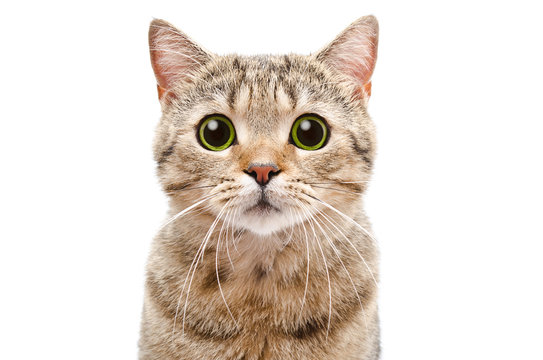
#> input picture Cat.jpg, 543 x 360 px
$ jupyter execute 6_Dimensionality_Reduction.ipynb
#> lines starting #> are read from the running program, lines starting #| are printed output that depends on the picture
# **DIMENSIONALITY REDUCTION**
## By: Ayush Adarsh
### Notebook no. : 6

## 1. Principal Component Analysis
* Unsupervised ML Method

[Link to YT Lectures](https://youtu.be/1V_M4JxygGk?si=YMoQnRX5BhiBXZYj)

**Note:** Watch all videos from Lecture: "*Representation Learning: Part 1*" to Lecture: "*Kernel PCA*".(total 9 lectures)

- **What is PCA?**
  PCA is a dimensionality reduction technique that transforms a dataset into a set of orthogonal components, capturing the maximum variance in fewer dimensions.

- **What is its use?**
  PCA is used to simplify data for visualization, reduce noise, speed up machine learning models, and uncover patterns in high-dimensional datasets.

- **Use in Computer Vision for Images:**
  PCA is used in image compression, feature extraction, and pre-processing tasks, reducing the dimensionality while preserving critical information.

- **Intuition (1 line):**
  PCA identifies the directions (principal components) in which data varies the most and projects the data onto these directions.

[cell 1]
import numpy as np
import matplotlib.pyplot as plt
from sklearn.decomposition import PCA
from PIL import Image

[cell 2]
image_path = "Cat.jpg"
color_image = Image.open(image_path)
#> color_image is the input picture: PIL image 543x360 RGB; mean R, G, B 229, 219.2, 210.6
grayscale_image = color_image.convert("L")
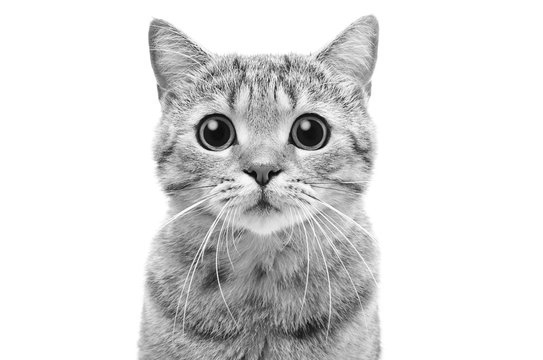
#> grayscale_image: PIL image 543x360 L; min 0, max 255, mean 221.1
image_array = np.array(grayscale_image)

[cell 3]
plt.figure(figsize=(6, 8))
plt.title("Original Grayscale Image")
plt.imshow(image_array, cmap='gray')
plt.axis('off')
plt.show()

[cell 4]
image_flattened = image_array.reshape(-1, 360)
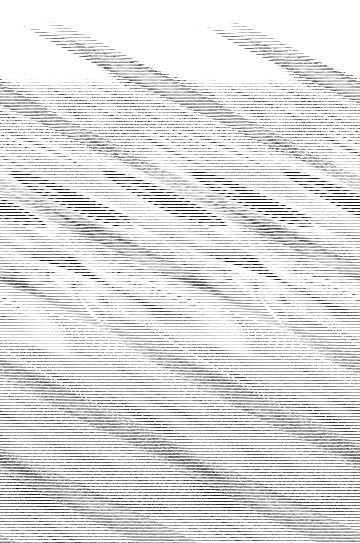
#> image_flattened: shape (543, 360); min 0, max 255, mean 221.1
pca = PCA()
pca.fit(image_flattened)

[cell 5]
# Reconstruct the image using various numbers of principal components
k_values = [2,5,15,25, 50, 100, 200, 250]
reconstructed_images = []
for k in k_values:
    pca_k = PCA(n_components=k)
    transformed = pca_k.fit_transform(image_flattened)
    reconstructed = pca_k.inverse_transform(transformed)
    reconstructed_images.append(reconstructed.reshape(image_array.shape))
#> this loop made 8 passes
#> pass 1, `reconstructed = pca_k.inverse_transform(transformed)`:
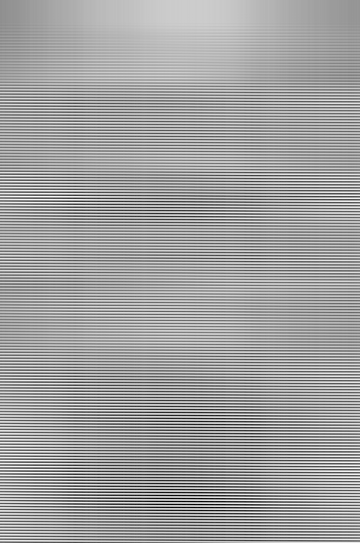
#> reconstructed: shape (543, 360) float64; min 77.78, max 306.5, mean 221.1; drawn with min black and max white
#> pass 2, `reconstructed = pca_k.inverse_transform(transformed)`:
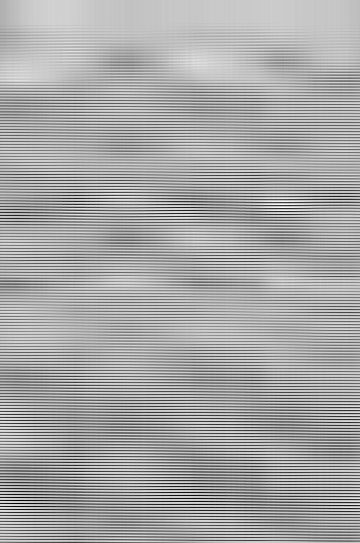
#> reconstructed: shape (543, 360) float64; min 57.24, max 309.1, mean 221.1; drawn with min black and max white
#> pass 3, `reconstructed = pca_k.inverse_transform(transformed)`:
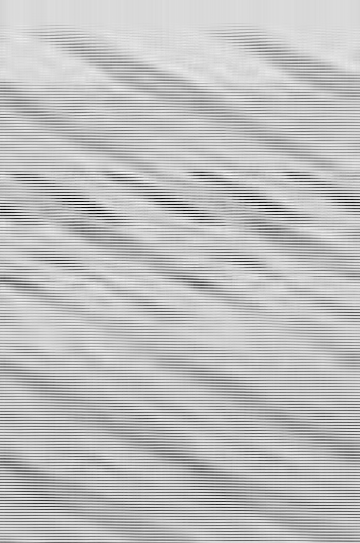
#> reconstructed: shape (543, 360) float64; min -13.37, max 300.6, mean 221.1; drawn with min black and max white
#> after the loop:
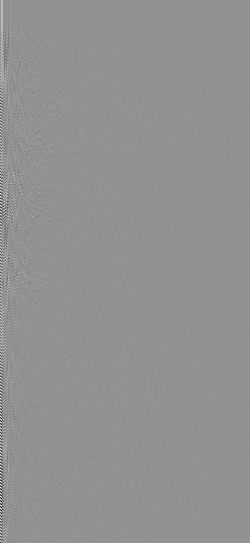
#> transformed: shape (543, 250) float64; min -1613.6, max 1196.5, mean 0; drawn with min black and max white
#> after the loop, reconstructed_images = 8 items

[cell 6]
fig, axes = plt.subplots(2, 4, figsize=(16, 8))
for ax, k, reconstructed in zip(axes.flat, k_values, reconstructed_images):
    ax.imshow(reconstructed, cmap='gray')
    ax.set_title(f"Top {k} Components")
    ax.axis('off')
#> this loop made 8 passes
#> k on passes 1 to 8: 2, 5, 15, 25, 50, 100, 200, 250
plt.tight_layout()
plt.show()
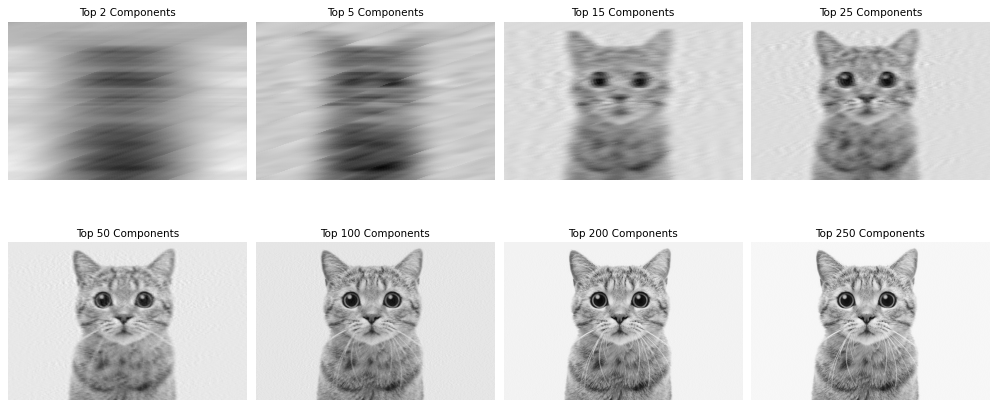
#> figure drawn by matplotlib, 8 panels

### Conclusion
* Clearly Top-100 principal components are more than enough to capture meaningful information from the image.
* Dimensions have been reduced drastically

## **2. Linear Discriminant Analysis**
* Supervised ML Method

[Link to YT Lecture](https://youtu.be/wvz_aJA_mfs)

[cell 7]
from sklearn.datasets import load_iris
from sklearn.discriminant_analysis import LinearDiscriminantAnalysis as LDA

[cell 8]
# Load the Iris dataset
data = load_iris()
X = data.data
y = data.target
class_names = data.target_names

[cell 9]
# Apply LDA
lda = LDA(n_components=2)  # Reduce to 2 dimensions for visualization
X_lda = lda.fit_transform(X, y)

[cell 10]
# Plot the LDA projection
plt.figure(figsize=(8, 6))
for label, color, marker in zip(np.unique(y), ['red', 'green', 'blue'], ['o', 's', 'D']):
    plt.scatter(X_lda[y == label, 0], X_lda[y == label, 1],
                label=class_names[label], c=color, marker=marker, edgecolor='k')

plt.title("LDA: Iris Dataset Projection")
plt.xlabel("LDA Component 1")
plt.ylabel("LDA Component 2")
plt.legend()
plt.grid()
plt.show()
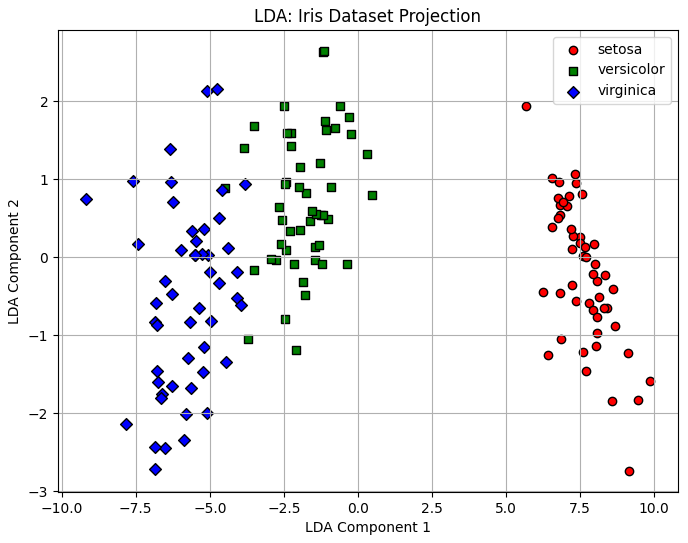
#> figure drawn by matplotlib, 1 panel
